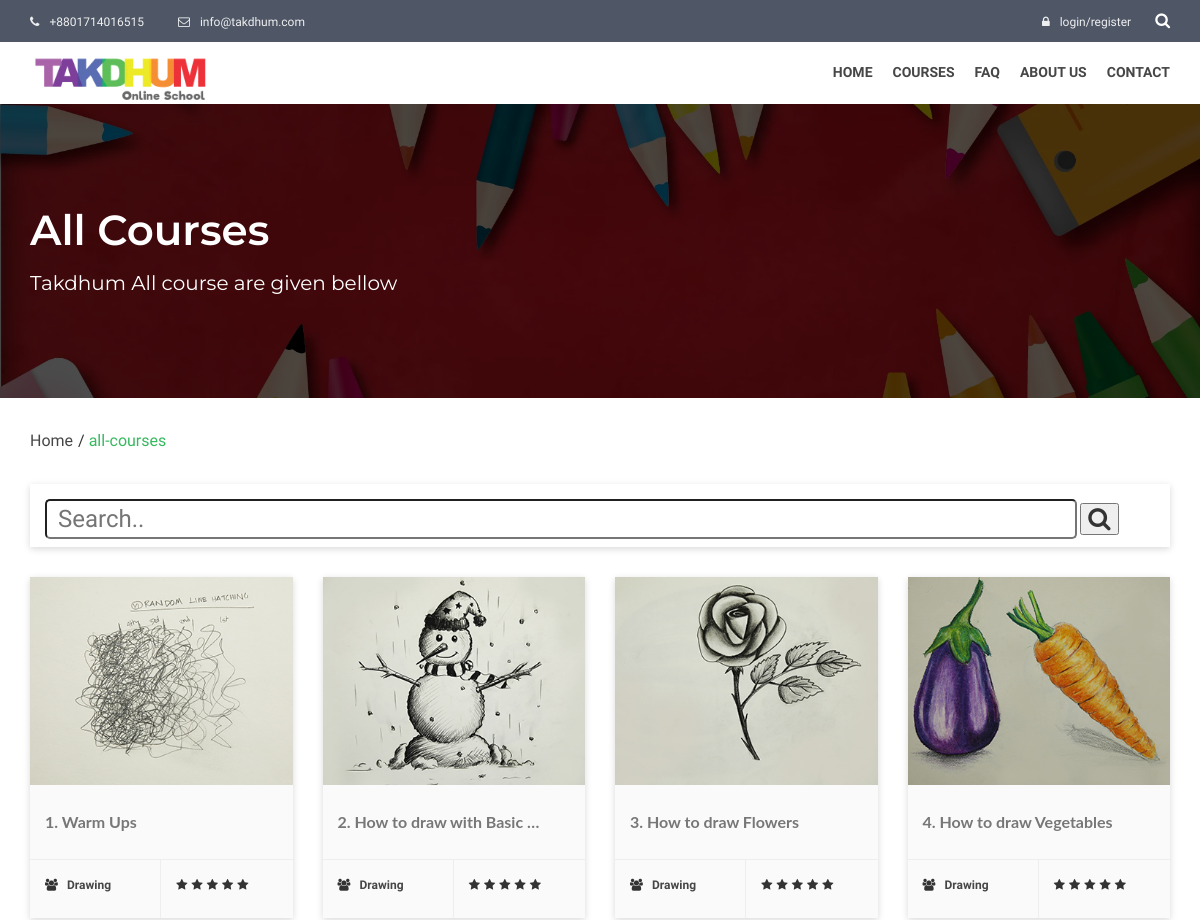
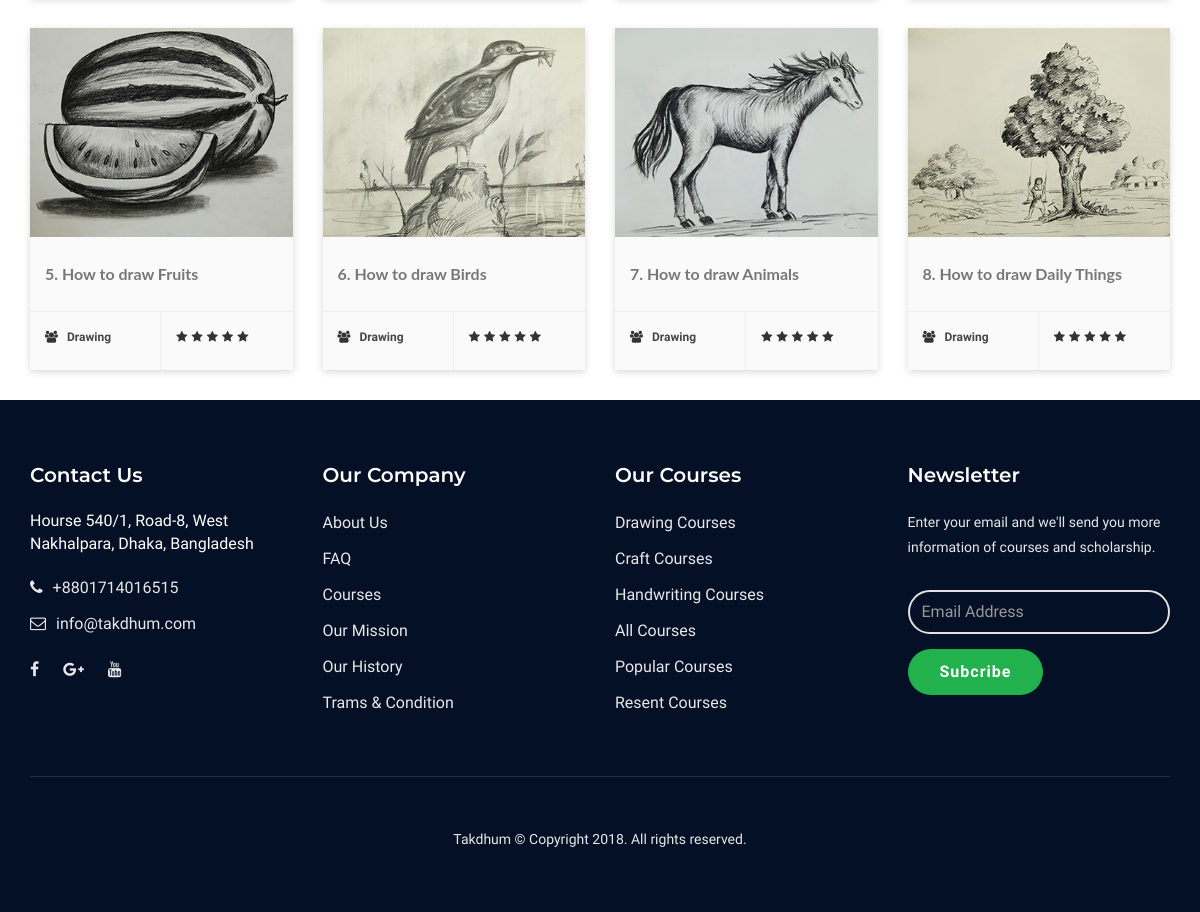
/all-courses, run on the app's committed database (2 pictures, top to bottom).
### web/models.py (models this page shows, shortened)
class Basic_info(models.Model):
    name = models.CharField(max_length=100)
    slogan = models.CharField(max_length=200)
    logo = models.ImageField(upload_to='About us')
    phone_1 = models.CharField(max_length=15)
    phone_2 = models.CharField(max_length=15, null=True, blank=True)
    email = models.EmailField()
    office_address = models.TextField()
    promo_video = models.URLField(blank=True, null=True)
    google_map_link = models.URLField(null=True, blank=True)
    facebook_link = models.URLField(null=True, blank=True)
    google_plus_link = models.URLField(null=True, blank=True)
    youtube_link = models.URLField(null=True, blank=True)

class Course(models.Model):
    course_title = models.CharField(max_length=150)
    course_url = models.CharField(max_length=150)
    thumbnail_image = models.ImageField(upload_to='Courses')
    course_category = models.ForeignKey(CourseCategory, on_delete=models.CASCADE)
    course_level = models.ForeignKey(CourseLevel, null=True, blank=True, on_delete=models.CASCADE)
    description = models.TextField(blank=True, null=True)

class CourseCategory(models.Model):
    category_name = models.CharField(max_length=50)
    category_url = models.CharField(max_length=50)
    thumbnail_image = models.ImageField(upload_to='Course_Category', blank=True, null=True)
    description = models.TextField(blank=True, null=True)

### web/views.py (the view)
# urls.py: path('all-courses', views.all_course, name='all_course'),
def all_course(request):
    basic_info = Basic_info.objects.first()
    categories = CourseCategory.objects.all()
    level = CourseLevel.objects.all()
    courses = Course.objects.all().order_by('course_title')
    context = {
        'categories': categories,
        'level': level,
        'courses': courses,
        'info': basic_info,
        'tag': 'All',
        'title': 'All courses',
    }
    return render(request, 'takdhum/all_course.html', context)

### web/templates/takdhum/all_course.html (shortened to what this page needs)
{% extends 'takdhum/html/base.html' %}
{% load staticfiles %}
{% block body %}
<section class="uv-subpage-heading image-bg" style="background-image: url({% static "takdhum/assets/images/takdhum-web-banner-01-01.png" %});">
    <div class="overlay">
        <div class="container">
            <div class="row">
                <div class="uv-subhead-content col-xs-12">
                    <h2>{{ tag|capfirst }} Courses </h2>
                    <span>Takdhum {{ tag }} course are given bellow</span>
                </div>
            </div>
        </div>
    </div>
</section>
<div class="uv-pagination">
    <div class="container">
        <ul>
            <li class="active"><a href="{% url 'index' %}">Home</a></li>
            <li><a href="#">{{ tag.lower }}-courses</a></li>
        </ul>
    </div>
</div>
<section class="uv-course-archive">
    <div class="container">
            {% include 'takdhum/course_search.html' %}
        <div class="row">
            <div class="uv-courses-2">
                <div class="">
                    {% for c in courses %}
                     <div class="col-md-3 col-sm-6">
                        <div class="uv-courese-single-thumb uv-shadow">
                            <div class="uv-post-img">
                                <img src="{{ c.thumbnail_image.url }} " alt="" class="img-responsive">
                            </div>
                            <div class="uv-course-thumb-inner">
                                <a href="{% url 'single_course' category=c.course_category.category_url course=c.course_url %}"><h4>{{ c.course_title|truncatewords:6 }}</h4></a>
                            </div>
                            <ul class="course-info-2">
                                <li class="course-info-2">
                                    <i class="fa fa-users"></i>
                                    <span><a href="{% url 'single_category' category=c.course_category.category_url %}">{{ c.course_category.category_name }}</a></span>
                                </li>
                                <li class="uv-course-rating">
                                    <i class="fa fa-star"></i>
                                    <i class="fa fa-star"></i>
                                    <i class="fa fa-star"></i>
                                    <i class="fa fa-star"></i>
                                    <i class="fa fa-star"></i>
                                </li>
                            </ul>
                        </div>
                     </div>
                    {% endfor %}
                </div>
            </div>
        </div>
    </div>
</section>
{% endblock body %}

### web/templates/takdhum/html/base.html (shortened to what this page needs)
<!DOCTYPE html>
{% load staticfiles %}
<html lang="zxx">
<head>
   {% include 'takdhum/html/head.html' %}
</head>
<body>
    {% include 'takdhum/html/header.html' %}
    {% block body %}
    {% endblock body %}
    {% include 'takdhum/html/footer.html' %}
</body>
</html>

### web/templates/takdhum/html/meta.html (shortened to what this page needs)
{% load staticfiles %}

### web/templates/takdhum/html/head.html (shortened to what this page needs)
{% load staticfiles %}
<link rel="stylesheet" href="{% static "takdhum/assets/icons/font-awesome-4.7.0/css/font-awesome.min.css" %}">
<link rel="stylesheet" href="{% static "takdhum/assets/font/flaticon.css" %}">
<link rel="stylesheet" href="{% static "takdhum/assets/plugins/css/bootstrap.min.css" %}">
<link rel="stylesheet" href="{% static "takdhum/assets/plugins/css/animate.css" %}">
<link rel="stylesheet" href="{% static "takdhum/assets/plugins/css/owl.css" %}">
<link rel="stylesheet" href="{% static "takdhum/assets/plugins/css/selectize.css" %}">
<link rel="stylesheet" href="{% static "takdhum/assets/plugins/css/selectize.bootstrap3.css" %}">
<link rel="stylesheet" href="{% static "takdhum/assets/plugins/css/jquery.fancybox.min.css" %}">
<link rel="stylesheet" href="{% static "takdhum/assets/plugins/css/bootstrap-dropdownhover.min.css" %}">
<link rel="stylesheet" href="{% static "takdhum/assets/plugins/css/meanmenu.css" %}">
<link rel="stylesheet" href="{% static "takdhum/assets/less/style.css" %}">
<link rel="stylesheet" href="{% static "takdhum/assets/less/responsive.css" %}">

### web/templates/takdhum/html/header.html (shortened to what this page needs)
{% load staticfiles %}
<header class="xt-header">
    <div class="xt-header-top">
        <div class="container">
            <div class="row">
                <div class="col-sm-6 uv-header-contact">
                    <a href="#"> <i class="fa fa-phone"></i>{{ info.phone_1 }}</a>
                    <a href="#"> <i class="fa fa-envelope-o"></i>{{ info.email }}</a>
                </div>
                <div class="col-sm-6 uv-header-user">
                    {% if not request.user.is_authenticated %}
                    <a href="{% url 'login' %}"><i class="fa fa-lock"></i>login/register</a>
                    {% else %}
                    <a href="#"><i class="fa fa-book"></i>Resume course</a>
                    {% endif %}
                    <div class="xt-header-search">
                        <div id="besocial-header-right" class="">
                            <i class="fa fa-search"></i>
                        </div>
                    </div>
                </div>
            </div>
        </div>
    </div>
    <div class="xt-main-nav">
        <nav class="navbar nav-scroll home-1">
            <div class="container">
                <div class="row">
                    <div class="col-sm-4">
                        <div class="uv-logo">
                            <a href="{% url 'index' %}">
                                <img src="{{ info.logo.url }}" alt="" class="img-responsive">
                            </a>
                        </div>
                    </div>
                    <div class="col-sm-8 pull-right">
                        <div class="collapse navbar-collapse" id="js-navbar-menu">
                            <ul class="nav navbar-nav ep-mobile-menu" id="navbar-nav">
                                <li><a href="{% url 'index' %}">Home</a></li>
                                <li class="dropdown xt-drop-nav">
                                    <a href="#" class="dropdown-toggle" data-toggle="dropdown" data-hover="dropdown" data-animations="fadeInDown fadeInDown fadeInDown">
                                        Courses
                                    </a>
                                </li>
                                <li><a href="#">FAQ</a></li>
                                <li><a href="{% url 'about_page' %}">About Us</a></li>
                                <li><a href="{% url 'contact_page' %}">Contact</a></li>
                            </ul>
                        </div>
                    </div>
                </div>
            </div>
        </nav>
    </div>
</header>

### web/templates/takdhum/course_search.html (shortened to what this page needs)
        <div class="uv-course-nav">
            <form action="#" method="post" class="uv-nav-form">
                <input type="text" placeholder=" Search.." name="search" style="width: 93%;font-size:24px;padding:5px;box-sizing:border-box;border-radius: 5px;">
                <button type="submit" style="font-size:24px;"><i class="fa fa-search"></i></button>
            </form>
        </div>

### web/templates/takdhum/html/footer.html (shortened to what this page needs)
{% load staticfiles %}
        <footer class="uv-footer footer-bg section-separator">
            <div class="container">
                <div class="row">
                    <div class="col-md-3 col-sm-6 wow fadeInUp" data-wow-delay="0.2s">
                        <div class="footer-item">
                            <h6>Contact Us</h6>
                            <address>{{ info.office_address }}</address>
                            <ul>
                                <li><a href="#"><i class="fa fa-phone"></i>{{ info.phone_1 }}</a></li>
                                <li><a href="#"><i class="fa fa-envelope-o"></i>{{ info.email }}</a></li>
                            </ul>
                            <ul class="social">
                                <li><a href="{{ info.facebook_link }}" target="_blank"><i class="fa fa-facebook"></i></a></li>
                                <li><a href="{{ info.google_plus_link }}" target="_blank"><i class="fa fa-google-plus"></i></a></li>
                                <li><a href="{{ info.youtube_link }}" target="_blank"><i class="fa fa-youtube"></i></a></li>
                            </ul>
                        </div>
                    </div>
                    <div class="col-md-3 col-sm-6 wow fadeInUp" data-wow-delay="0.4s">
                        <div class="footer-item uv-program">
                            <h6>Our Company</h6>
                            <ul>
                                <li><a href="{% url 'about_page' %}">About Us</a></li>
                                <li><a href="#">FAQ</a></li>
                                <li><a href="{% url 'all_course' %}">Courses</a></li>
                                <li><a href="#">Our Mission</a></li>
                                <li><a href="#">Our History</a></li>
                                <li><a href="#">Trams & Condition</a></li>
                            </ul>
                        </div>
                    </div>
                    <div class="col-md-3 col-sm-6 wow fadeInUp" data-wow-delay="0.6s">
                        <div class="footer-item">
                            <h6>Our Courses</h6>
                            <ul>
                                {% for c in categories %}
                                    <li><a href="{% url 'single_category' category=c.category_url %}">{{ c.category_name }} Courses</a></li>
                                {% endfor %}
                                <li><a href="{% url 'all_course' %}">All Courses</a></li>
                                <li><a href="{% url 'popular_course' %}">Popular Courses</a></li>
                                <li><a href="{% url 'recent_course' %}">Resent Courses</a></li>
                            </ul>
                        </div>
                    </div>
                    <div class="col-md-3 col-sm-6 wow fadeInUp" data-wow-delay="0.8s">
                        <div class="footer-item">
                            <h6>Newsletter</h6>
                            <p>Enter your email and we'll send you more information of courses and scholarship.</p>
                            <form class="uv-form footer-form">
                                <div class="form-group relative">
                                    <div class="relative">
                                        <input type="text" class="form-control" placeholder="Email Address" required>
                                    </div>
                                </div>
                                <div class="footer-subs-btn">
                                    <button type="submit" class="btn btn-base" value="subscribe">Subcribe</button>
                                </div>
                            </form>
                        </div>
                    </div>
                </div>
                <hr class="f-hr">
                <div class="row">
                    <div class="uv-copyright center wow fadeInUp" data-wow-delay="0.5s">
                        <p>Takdhum © Copyright 2018. All rights reserved.
                        </p>
                    </div>
                </div>
            </div>
        </footer>

### web/templates/takdhum/html/script.html (shortened to what this page needs)
{% load staticfiles %}

### static/takdhum/assets/less/responsive.css (style rules this page uses)
@media only screen and (max-width: 1200px) { .section-separator { padding: 50px 0; } }
@media only screen and (max-width: 1200px) { .navbar li { padding: 0 10px; } }

### data on the page
Basic_info: phone_1 "+8801714016515", email "info@takdhum.com", logo (picture), office_address "Hourse 540/1, Road-8, West Nakhalpara, Dhaka, Bangladesh"
Course: thumbnail_image (picture), course_title "1. Warm Ups", course_category.category_name "Drawing"
Course: thumbnail_image (picture), course_title "2. How to draw with Basic …", course_category.category_name "Drawing"
Course: thumbnail_image (picture), course_title "3. How to draw Flowers", course_category.category_name "Drawing"
Course: thumbnail_image (picture), course_title "4. How to draw Vegetables", course_category.category_name "Drawing"
Course: thumbnail_image (picture), course_title "5. How to draw Fruits", course_category.category_name "Drawing"
Course: thumbnail_image (picture), course_title "6. How to draw Birds", course_category.category_name "Drawing"
Course: thumbnail_image (picture), course_title "7. How to draw Animals", course_category.category_name "Drawing"
Course: thumbnail_image (picture), course_title "8. How to draw Daily Things", course_category.category_name "Drawing"
CourseCategory: category_name "Drawing"
CourseCategory: category_name "Craft"
CourseCategory: category_name "Handwriting"

### other printed values
{{ tag|capfirst }} "All"
{{ tag }} "All"
{{ tag.lower }} "all"
